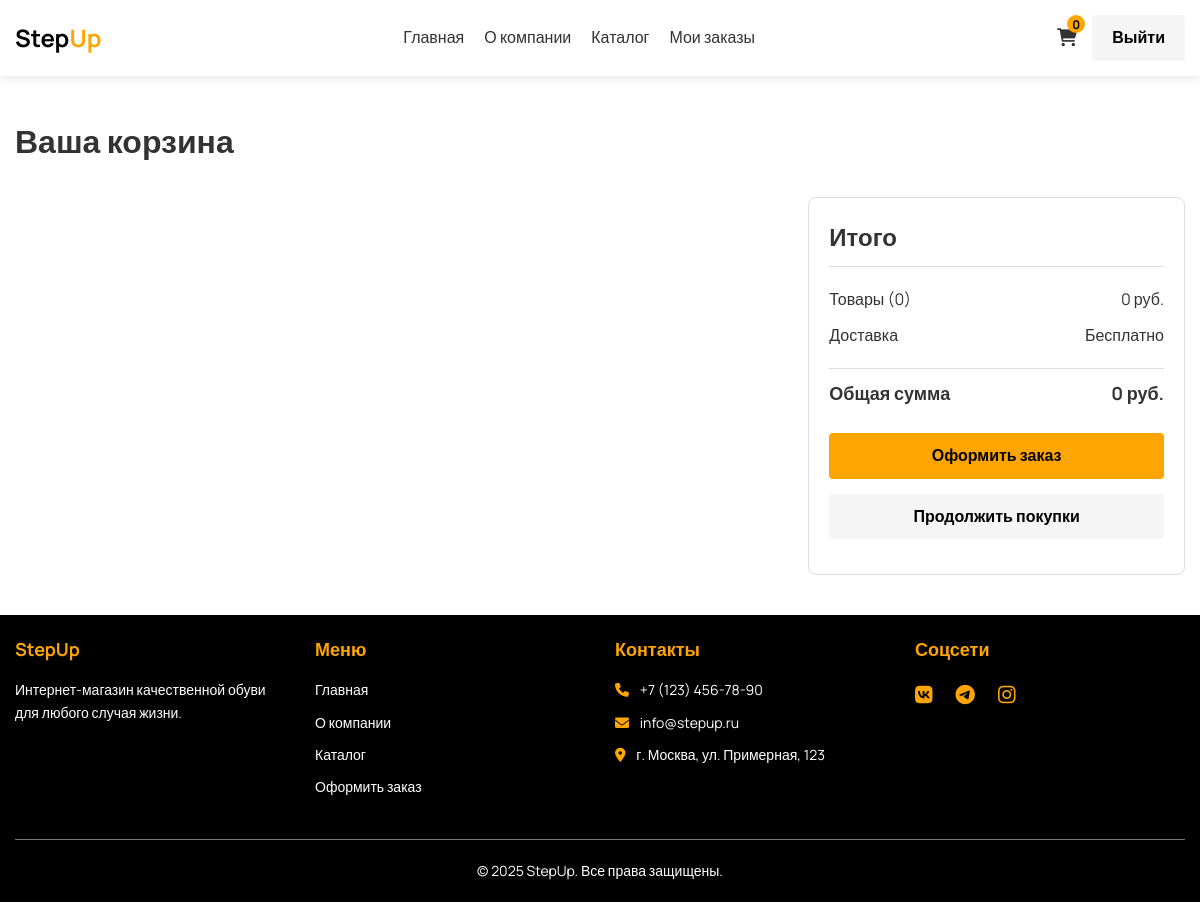
The page /cart/ (signed in) on the database as committed earlier.
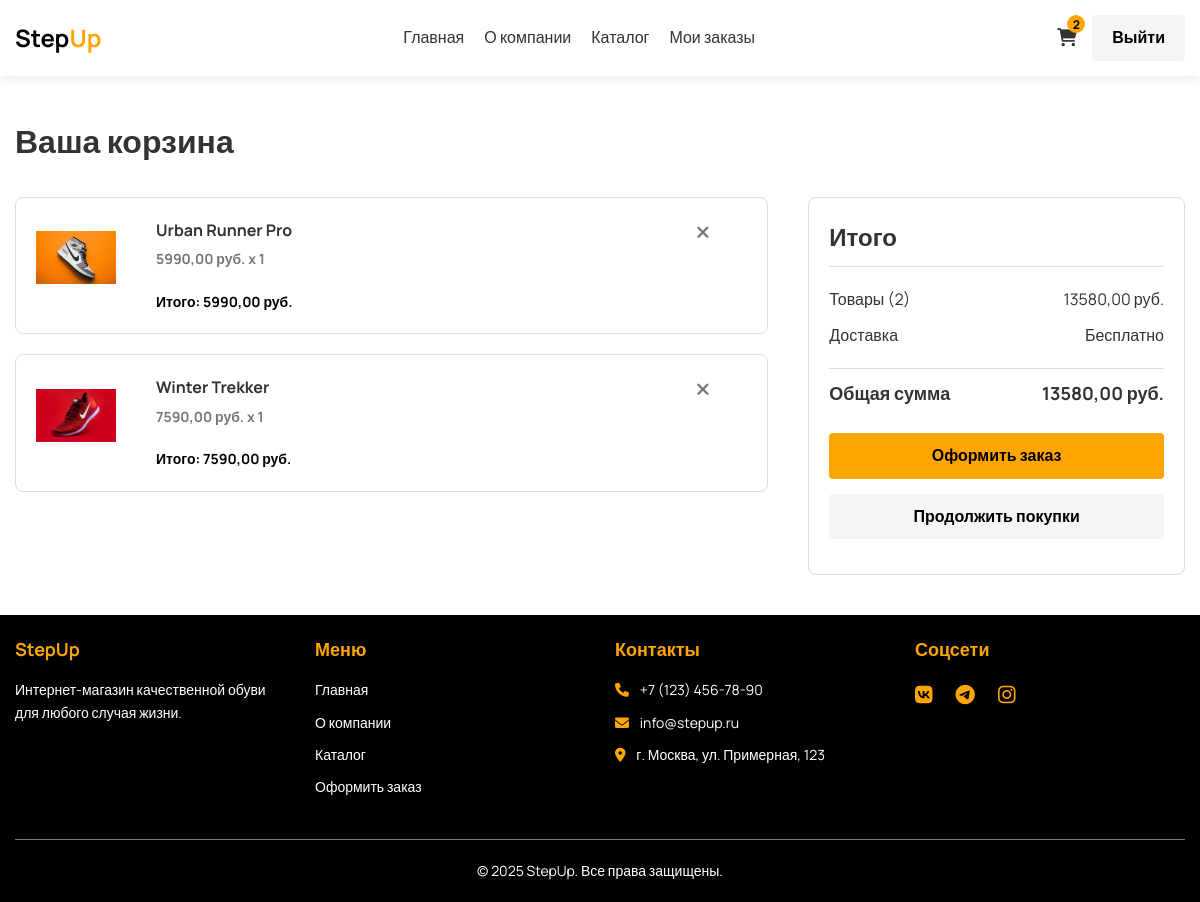
The same page on the database as committed later.
### shoes/models.py (models this page shows, shortened)
class CartItem(models.Model):
    cart = models.ForeignKey(Cart, related_name='items', on_delete=models.CASCADE)
    shoe = models.ForeignKey(Shoe, on_delete=models.CASCADE)
    quantity = models.PositiveIntegerField(default=1)
    def get_total_price(self):
        return self.quantity * self.shoe.price

class Shoe(models.Model):
    GENDER_CHOICES = [
        ('M', 'Мужская'),
        ('F', 'Женская'),
        ('U', 'Унисекс'),
    ]
    name = models.CharField(max_length=200)
    slug = models.SlugField(unique=True)
    description = models.TextField()
    price = models.DecimalField(max_digits=10, decimal_places=2)
    category = models.ForeignKey(Category, on_delete=models.CASCADE)
    gender = models.CharField(max_length=1, choices=GENDER_CHOICES)
    image = models.ImageField(upload_to='products/')
    available = models.BooleanField(default=True)
    created = models.DateTimeField(auto_now_add=True)
    updated = models.DateTimeField(auto_now=True)

### shoes/views.py (the view)
# urls.py: path('cart/', cart_detail, name='cart_detail'),
def cart_detail(request):
    cart = get_cart_for_request(request)
    return render(request, 'cart.html', {'cart': cart if cart and cart.items.exists() else None})

### shoes/context_processors.py (called while the page is built)
def cart(request):
    cart = None
    cart_items = []
    cart_total = 0
    if request.user.is_authenticated:
        cart, created = Cart.objects.get_or_create(user=request.user)
    elif 'cart_id' in request.session:
        cart_id = request.session.get('cart_id')
        cart = Cart.objects.filter(id=cart_id).first()
    if cart:
        cart_items = cart.items.all()
        cart_total = sum(item.get_total_price() for item in cart_items)
    return {
        'cart': cart,
        'cart_items': cart_items,
        'cart_total': cart_total,
        'cart_items_count': len(cart_items),
    }

### shoes/views.py (called while the page is built)
def get_cart_for_request(request):
    if request.user.is_authenticated:
        cart, _ = Cart.objects.get_or_create(user=request.user)
    else:
        cart_id = request.session.get('cart_id')
        cart = Cart.objects.filter(id=cart_id).first() if cart_id else None
        if not cart:
            cart = Cart.objects.create()
            request.session['cart_id'] = cart.id
    return cart

### templates/cart.html (shortened to what this page needs)
{% extends "base.html" %}
{% block content %}
<section class="cart" style="margin-top: 40px; margin-bottom: 40px;">
    <div class="container">
        {% if empty %}
        <div class="empty-cart">
            <h1>Ваша корзина пуста</h1>
            <p>Вернитесь в каталог, чтобы добавить товары</p>
            <a href="{% url 'product_list' %}" class="btn primary">Перейти в каталог</a>
        </div>
        {% else %}
        <h1>Ваша корзина</h1>
        <div class="cart-content">
            <div class="cart-items">
                {% for item in cart_items %}
                <div class="cart-item">
                    <div class="item-image">
                        <img src="{{ item.shoe.image.url }}" alt="{{ item.shoe.name }}">
                    </div>
                    <div class="item-info">
                        <h3>{{ item.shoe.name }}</h3>
                        <p class="price">{{ item.shoe.price }} руб. x {{ item.quantity }}</p>
                        <p class="total">Итого: {{ item.get_total_price }} руб.</p>
                    </div>
                    <div class="item-actions">
                        <a href="{% url 'cart_remove' item.shoe.id %}" class="remove"><i class="fas fa-times"></i></a>
                    </div>
                </div>
                {% endfor %}
            </div>
            <div class="cart-summary">
                <h2>Итого</h2>
                <div class="summary-row">
                    <span>Товары ({{ cart_items_count }})</span>
                    <span>{{ cart_total }} руб.</span>
                </div>
                <div class="summary-row">
                    <span>Доставка</span>
                    <span>Бесплатно</span>
                </div>
                <div class="summary-row total">
                    <span>Общая сумма</span>
                    <span>{{ cart_total }} руб.</span>
                </div>
                <a href="{% url 'order_create' %}" class="btn primary">Оформить заказ</a>
                <a href="{% url 'product_list' %}" class="btn">Продолжить покупки</a>
            </div>
        </div>
        {% endif %}
    </div>
</section>
{% endblock %}

Rows that differ between the two databases and show on the page:
added CartItem: shoe.image (picture), shoe.name "Urban Runner Pro", shoe.price "5990,00", quantity "1", get_total_price "5990,00"
added CartItem: shoe.image (picture), shoe.name "Winter Trekker", shoe.price "7590,00", quantity "1", get_total_price "7590,00"
Other text that changed with them:
{{ cart_items_count|default:0 }}: "0" → "2"
{{ cart_items_count }}: "0" → "2"
{{ cart_total }}: "0" → "13580,00"
